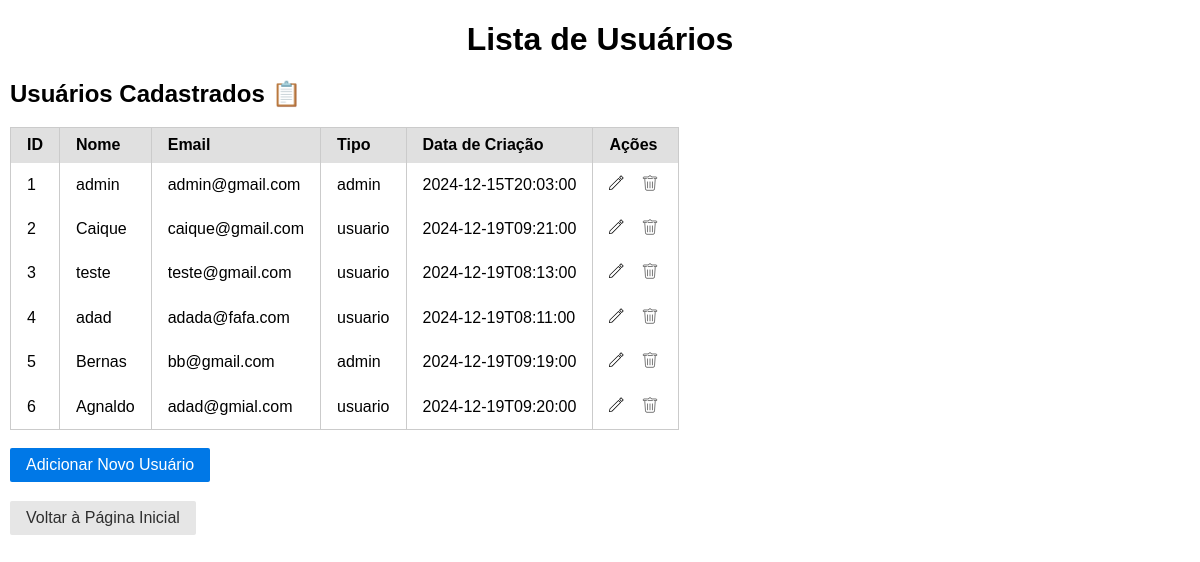
The app's page /users/, older data.
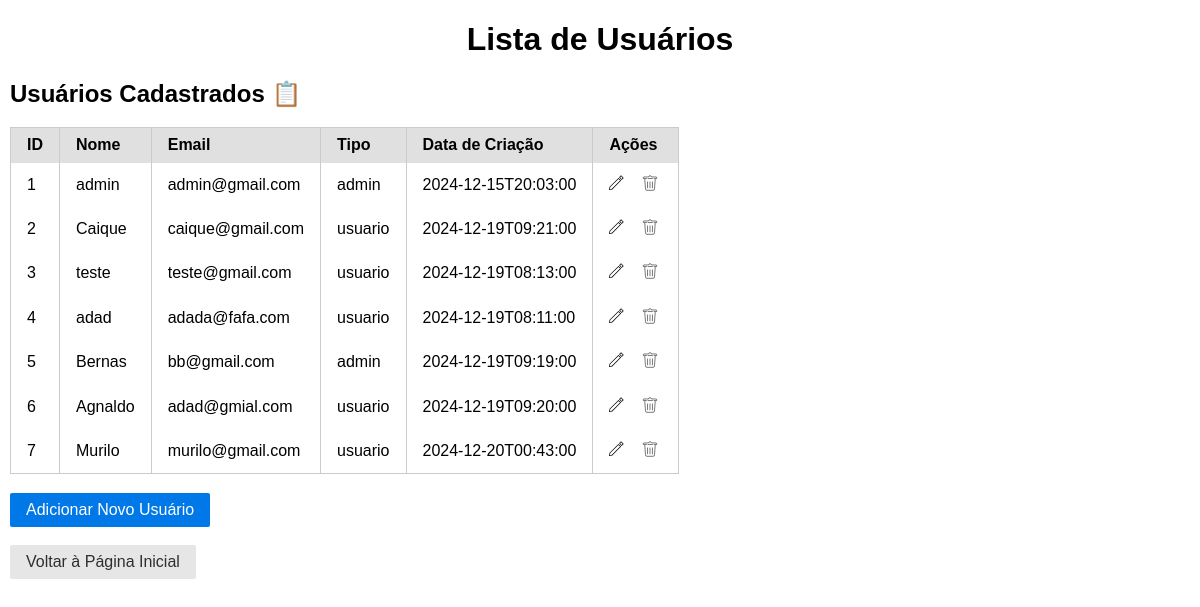
The same page, newer data.
### Uniao/model/Usuarios.py (models this page shows)
class Usuarios(database.Model):
    id = database.Column(database.Integer, primary_key=True)
    nome = database.Column(database.String(100), nullable=False)
    email = database.Column(database.String(120), unique=True, nullable=False)
    senha = database.Column(database.String(255), nullable=False)
    tipo = database.Column(database.String(20), nullable=False)
    data_criacao = database.Column(database.DateTime, nullable=False)
    emprestimos = database.relationship("Emprestimos", back_populates="usuario", lazy=True)
    reservas = database.relationship("Reservas", back_populates="usuario", lazy=True)
    multas = database.relationship("Multas", back_populates="usuario", lazy=True)
    def JSonificar(self):
        return {
            "id": self.id,
            "nome": self.nome,
            "email": self.email,
            "tipo": self.tipo,
            "data_criacao": self.data_criacao.isoformat(),
            "emprestimos": [emprestimo.JSonificar() for emprestimo in self.emprestimos],
            "reservas": [reserva.JSonificar() for reserva in self.reservas],
            "multas": [multa.JSonificar() for multa in self.multas]
        }

### Uniao/controller/UsuarioController.py (the view)
@usuarioController.route('/', methods=['GET'])
def view_usuarios():
    try:
        usuarios = usuariosRepository.listarTodosJSON()
        return render_template("Usuario/usuarios.html", usuarios=usuarios)
    except Exception as e:
        flash(f"Erro ao carregar os usuários: {e}", "error")
        return render_template("Usuario/usuarios.html", usuarios=[])

### Uniao/DAO/UsuarioDAO.py (called while the page is built)
    @staticmethod
    def listar_todos():
        return Usuarios.query.all()

### Uniao/model/Emprestimos.py (called while the page is built)
    def JSonificar(self):
        return {
            "id": self.id,
            "usuario": self.usuario.nome,
            "multas": self.multas,
            "livro": self.livro.titulo,
            "data_emprestimo": self.data_emprestimo.isoformat(),
            "data_devolucao_prevista": self.data_devolucao_prevista.isoformat(),
            "data_devolucao_real": self.data_devolucao_real.isoformat() if self.data_devolucao_real else None
        }

### Uniao/model/Multas.py (called while the page is built)
    def JSonificar(self):
        return {
            "id": self.id,
            "emprestimo": self.emprestimo,
            "usuario": self.usuario.nome,
            "valor": self.valor,
            "data_geracao": self.data_geracao.isoformat(),
            "status": self.status,
            "emprestimo_id": self.emprestimo_id
        }

### Uniao/repository/UsuarioRepository.py (called while the page is built)
    def listarTodosJSON(self):
        try:
            usuarios = self.usuarioDAO.listar_todos()
            return [usuario.JSonificar() for usuario in usuarios]
        except Exception as e:
            print(f"Erro ao listar todos os usuarios: {e}")
            return []

### Uniao/templates/Usuario/usuarios.html (shortened to what this page needs)
<!DOCTYPE html>
<html lang="pt-br">
<head>
    <link rel="stylesheet" href="{{ url_for('static', filename='css/base.css') }}">
    <link rel="stylesheet" href="{{ url_for('static', filename='css/formulario.css') }}">
    <link rel="stylesheet" href="{{ url_for('static', filename='css/table.css') }}">
</head>
<body>
    <header>
        <h1 class="centralizar">Lista de Usuários</h1>
    </header>
    <main>
        <h2>Usuários Cadastrados 📋</h2>
        <table class="pure-table">
            <thead>
                <tr>
                    <th>ID</th>
                    <th>Nome</th>
                    <th>Email</th>
                    <th>Tipo</th>
                    <th>Data de Criação</th>
                    <th>Ações</th>
                </tr>
            </thead>
            <tbody>
                {% if usuarios %}
                {% for usuario in usuarios %}
                <tr>
                    <td>{{ usuario.id }}</td>
                    <td>{{ usuario.nome }}</td>
                    <td>{{ usuario.email }}</td>
                    <td>{{ usuario.tipo }}</td>
                    <td>{{ usuario.data_criacao }}</td>
                    <td>
                        <button  class="imagem-botao" style="display:inline;">
                            <a href="{{ url_for('bp_usuario.edit_usuario', usuario_id=usuario.id) }}"><img src="/static/img/pencil.svg" alt="Excluir"></a>
                        </button>
                        <form action="{{ url_for('bp_usuario.delete_usuario', usuario_id=usuario.id) }}" method="POST" style="display:inline;">
                                <button type="submit" style="cursor: pointer;" class="imagem-botao" onclick="return confirm('Tem certeza que deseja excluir este usuário?')">
                                    <img style="cursor: pointer;;" src="/static/img/delete.svg" alt="Excluir">
                                </button>
                        </form>
                    </td>
                </tr>
                {% endfor %}
                {% else %}
                <tr>
                    <td colspan="6">Nenhum usuário encontrado.</td>
                </tr>
                {% endif %}
            </tbody>
        </table>
        <br>
    </main>
    <footer>
        <button class="pure-button pure-button-primary"><a href="{{ url_for('bp_usuario.add_usuario') }}">Adicionar Novo Usuário</a></button><br><br>
        <button class="pure-button"><a href="{{ url_for('bp_inicio.index') }}" class="button">Voltar à Página Inicial</a></button>
    </footer>
</body>
</html>

Row changes from the older to the newer data that the page shows:
added Usuarios: id "7", nome "Murilo", email "murilo@gmail.com", tipo "usuario", data_criacao "2024-12-20T00:43:00"
